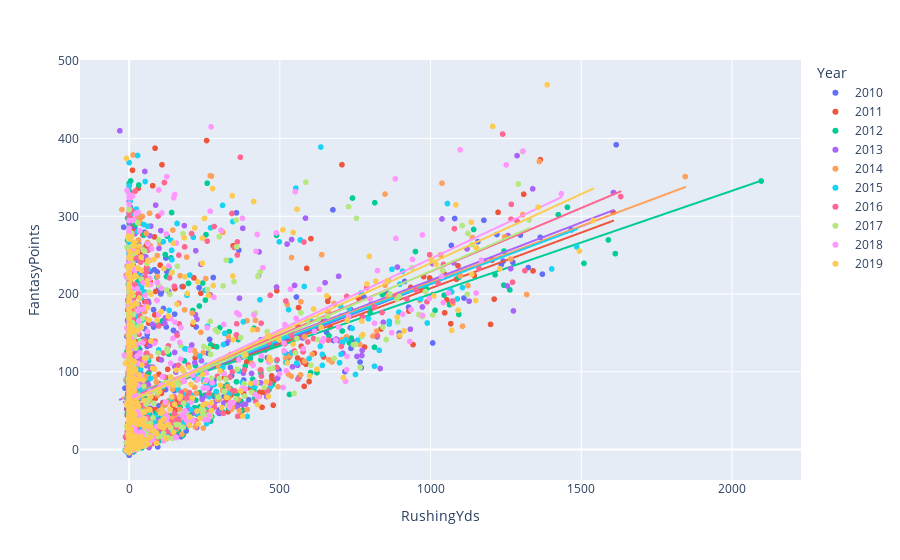

Source (notebook cell):
### Code cell
data_2010_yds = pd.read_csv(file_path_2010)
data_2010_yds['Year'] = '2010'
data_2011_yds = pd.read_csv(file_path_2011)
data_2011_yds['Year'] = '2011'
data_2012_yds = pd.read_csv(file_path_2012)
data_2012_yds['Year'] = '2012'
data_2013_yds = pd.read_csv(file_path_2013)
data_2013_yds['Year'] = '2013'
data_2014_yds = pd.read_csv(file_path_2014)
data_2014_yds['Year'] = '2014'
data_2015_yds = pd.read_csv(file_path_2015)
data_2015_yds['Year'] = '2015'
data_2016_yds = pd.read_csv(file_path_2016)
data_2016_yds['Year'] = '2016'
data_2017_yds = pd.read_csv(file_path_2017)
data_2017_yds['Year'] = '2017'
data_2018_yds = pd.read_csv(file_path_2018)
data_2018_yds['Year'] = '2018'
data_2019_yds = pd.read_csv(file_path_2019)
data_2019_yds['Year'] = '2019'
data_2010_yds = data_2010_yds[["Year","Player","Tm","Pos","RushingYds","FantasyPoints"]]
data_2011_yds = data_2011_yds[["Year","Player","Tm","Pos","RushingYds","FantasyPoints"]]
data_2012_yds = data_2012_yds[["Year","Player","Tm","Pos","RushingYds","FantasyPoints"]]
data_2013_yds = data_2013_yds[["Year","Player","Tm","Pos","RushingYds","FantasyPoints"]]
data_2014_yds = data_2014_yds[["Year","Player","Tm","Pos","RushingYds","FantasyPoints"]]
data_2015_yds = data_2015_yds[["Year","Player","Tm","Pos","RushingYds","FantasyPoints"]]
data_2016_yds = data_2016_yds[["Year","Player","Tm","Pos","RushingYds","FantasyPoints"]]
data_2017_yds = data_2017_yds[["Year","Player","Tm","Pos","RushingYds","FantasyPoints"]]
data_2018_yds = data_2018_yds[["Year","Player","Tm","Pos","RushingYds","FantasyPoints"]]
data_2019_yds = data_2019_yds[["Year","Player","Tm","Pos","RushingYds","FantasyPoints"]]
full_data_yds = pd.concat([data_2010_yds, data_2011_yds, data_2012_yds, data_2013_yds, data_2014_yds, 
                           data_2015_yds, data_2016_yds, data_2017_yds, data_2018_yds, data_2019_yds])
full_data_yds = full_data_yds[full_data_yds['FantasyPoints'] != 0]
full_data_yds = full_data_yds[full_data_yds['Tm'] != '2TM']
full_data_yds = full_data_yds[full_data_yds['Tm'] != '3TM']
full_data_yds = full_data_yds[full_data_yds['Tm'] != '4TM']

corr = np.corrcoef(full_data_yds["RushingYds"], full_data_yds["FantasyPoints"])
print(corr)

fig = px.scatter(full_data_yds, x="RushingYds", y="FantasyPoints", trendline="ols", color='Year')
fig.show()

### Figure 1 — Plotly figure (JSON) as saved in the notebook; plotly's stock layout.template omitted (floating-point values rounded to 4 significant figures; data arrays with more than 128 entries replaced by an {"elided": "..."} marker saying what was removed)
{"data": [{"hovertemplate": "Year=2010<br>RushingYds=%{x}<br>FantasyPoints=%{y}<extra></extra>", "legendgroup": "2010", "marker": {"color": "#636efa", "symbol": "circle"}, "mode": "markers", "name": "2010", "showlegend": true, "type": "scattergl", "x": {"elided": "506 int values"}, "xaxis": "x", "y": {"elided": "506 float values"}, "yaxis": "y"}, {"hovertemplate": "<b>OLS trendline</b><br>FantasyPoints = 0.148978 * RushingYds + 63.7343<br>R<sup>2</sup>=0.239910<br><br>Year=2010<br>RushingYds=%{x}<br>FantasyPoints=%{y} <b>(trend)</b><extra></extra>", "legendgroup": "2010", "marker": {"color": "#636efa", "symbol": "circle"}, "mode": "lines", "name": "2010", "showlegend": false, "type": "scattergl", "x": {"elided": "506 int values"}, "xaxis": "x", "y": {"elided": "506 float values"}, "yaxis": "y"}, {"hovertemplate": "Year=2011<br>RushingYds=%{x}<br>FantasyPoints=%{y}<extra></extra>", "legendgroup": "2011", "marker": {"color": "#EF553B", "symbol": "circle"}, "mode": "markers", "name": "2011", "showlegend": true, "type": "scattergl", "x": {"elided": "516 int values"}, "xaxis": "x", "y": {"elided": "516 float values"}, "yaxis": "y"}, {"hovertemplate": "<b>OLS trendline</b><br>FantasyPoints = 0.14325 * RushingYds + 64.2332<br>R<sup>2</sup>=0.196301<br><br>Year=2011<br>RushingYds=%{x}<br>FantasyPoints=%{y} <b>(trend)</b><extra></extra>", "legendgroup": "2011", "marker": {"color": "#EF553B", "symbol": "circle"}, "mode": "lines", "name": "2011", "showlegend": false, "type": "scattergl", "x": {"elided": "516 int values"}, "xaxis": "x", "y": {"elided": "516 float values"}, "yaxis": "y"}, {"hovertemplate": "Year=2012<br>RushingYds=%{x}<br>FantasyPoints=%{y}<extra></extra>", "legendgroup": "2012", "marker": {"color": "#00cc96", "symbol": "circle"}, "mode": "markers", "name": "2012", "showlegend": true, "type": "scattergl", "x": {"elided": "518 int values"}, "xaxis": "x", "y": {"elided": "518 float values"}, "yaxis": "y"}, {"hovertemplate": "<b>OLS trendline</b><br>FantasyPoints = 0.132991 * RushingYds + 66.8653<br>R<sup>2</sup>=0.180072<br><br>Year=2012<br>RushingYds=%{x}<br>FantasyPoints=%{y} <b>(trend)</b><extra></extra>", "legendgroup": "2012", "marker": {"color": "#00cc96", "symbol": "circle"}, "mode": "lines", "name": "2012", "showlegend": false, "type": "scattergl", "x": {"elided": "518 int values"}, "xaxis": "x", "y": {"elided": "518 float values"}, "yaxis": "y"}, {"hovertemplate": "Year=2013<br>RushingYds=%{x}<br>FantasyPoints=%{y}<extra></extra>", "legendgroup": "2013", "marker": {"color": "#ab63fa", "symbol": "circle"}, "mode": "markers", "name": "2013", "showlegend": true, "type": "scattergl", "x": {"elided": "506 int values"}, "xaxis": "x", "y": {"elided": "506 float values"}, "yaxis": "y"}, {"hovertemplate": "<b>OLS trendline</b><br>FantasyPoints = 0.148777 * RushingYds + 68.8399<br>R<sup>2</sup>=0.190069<br><br>Year=2013<br>RushingYds=%{x}<br>FantasyPoints=%{y} <b>(trend)</b><extra></extra>", "legendgroup": "2013", "marker": {"color": "#ab63fa", "symbol": "circle"}, "mode": "lines", "name": "2013", "showlegend": false, "type": "scattergl", "x": {"elided": "506 int values"}, "xaxis": "x", "y": {"elided": "506 float values"}, "yaxis": "y"}, {"hovertemplate": "Year=2014<br>RushingYds=%{x}<br>FantasyPoints=%{y}<extra></extra>", "legendgroup": "2014", "marker": {"color": "#FFA15A", "symbol": "circle"}, "mode": "markers", "name": "2014", "showlegend": true, "type": "scattergl", "x": {"elided": "503 int values"}, "xaxis": "x", "y": {"elided": "503 float values"}, "yaxis": "y"}, {"hovertemplate": "<b>OLS trendline</b><br>FantasyPoints = 0.145176 * RushingYds + 69.745<br>R<sup>2</sup>=0.176405<br><br>Year=2014<br>RushingYds=%{x}<br>FantasyPoints=%{y} <b>(trend)</b><extra></extra>", "legendgroup": "2014", "marker": {"color": "#FFA15A", "symbol": "circle"}, "mode": "lines", "name": "2014", "showlegend": false, "type": "scattergl", "x": {"elided": "503 int values"}, "xaxis": "x", "y": {"elided": "503 float values"}, "yaxis": "y"}, {"hovertemplate": "Year=2015<br>RushingYds=%{x}<br>FantasyPoints=%{y}<extra></extra>", "legendgroup": "2015", "marker": {"color": "#19d3f3", "symbol": "circle"}, "mode": "markers", "name": "2015", "showlegend": true, "type": "scattergl", "x": {"elided": "527 int values"}, "xaxis": "x", "y": {"elided": "527 float values"}, "yaxis": "y"}, {"hovertemplate": "<b>OLS trendline</b><br>FantasyPoints = 0.144745 * RushingYds + 68.4945<br>R<sup>2</sup>=0.151835<br><br>Year=2015<br>RushingYds=%{x}<br>FantasyPoints=%{y} <b>(trend)</b><extra></extra>", "legendgroup": "2015", "marker": {"color": "#19d3f3", "symbol": "circle"}, "mode": "lines", "name": "2015", "showlegend": false, "type": "scattergl", "x": {"elided": "527 int values"}, "xaxis": "x", "y": {"elided": "527 float values"}, "yaxis": "y"}, {"hovertemplate": "Year=2016<br>RushingYds=%{x}<br>FantasyPoints=%{y}<extra></extra>", "legendgroup": "2016", "marker": {"color": "#FF6692", "symbol": "circle"}, "mode": "markers", "name": "2016", "showlegend": true, "type": "scattergl", "x": {"elided": "532 int values"}, "xaxis": "x", "y": {"elided": "532 float values"}, "yaxis": "y"}, {"hovertemplate": "<b>OLS trendline</b><br>FantasyPoints = 0.16325 * RushingYds + 65.8221<br>R<sup>2</sup>=0.209762<br><br>Year=2016<br>RushingYds=%{x}<br>FantasyPoints=%{y} <b>(trend)</b><extra></extra>", "legendgroup": "2016", "marker": {"color": "#FF6692", "symbol": "circle"}, "mode": "lines", "name": "2016", "showlegend": false, "type": "scattergl", "x": {"elided": "532 int values"}, "xaxis": "x", "y": {"elided": "532 float values"}, "yaxis": "y"}, {"hovertemplate": "Year=2017<br>RushingYds=%{x}<br>FantasyPoints=%{y}<extra></extra>", "legendgroup": "2017", "marker": {"color": "#B6E880", "symbol": "circle"}, "mode": "markers", "name": "2017", "showlegend": true, "type": "scattergl", "x": {"elided": "519 int values"}, "xaxis": "x", "y": {"elided": "519 float values"}, "yaxis": "y"}, {"hovertemplate": "<b>OLS trendline</b><br>FantasyPoints = 0.168368 * RushingYds + 61.1661<br>R<sup>2</sup>=0.241717<br><br>Year=2017<br>RushingYds=%{x}<br>FantasyPoints=%{y} <b>(trend)</b><extra></extra>", "legendgroup": "2017", "marker": {"color": "#B6E880", "symbol": "circle"}, "mode": "lines", "name": "2017", "showlegend": false, "type": "scattergl", "x": {"elided": "519 int values"}, "xaxis": "x", "y": {"elided": "519 float values"}, "yaxis": "y"}, {"hovertemplate": "Year=2018<br>RushingYds=%{x}<br>FantasyPoints=%{y}<extra></extra>", "legendgroup": "2018", "marker": {"color": "#FF97FF", "symbol": "circle"}, "mode": "markers", "name": "2018", "showlegend": true, "type": "scattergl", "x": {"elided": "534 int values"}, "xaxis": "x", "y": {"elided": "534 float values"}, "yaxis": "y"}, {"hovertemplate": "<b>OLS trendline</b><br>FantasyPoints = 0.182691 * RushingYds + 62.6121<br>R<sup>2</sup>=0.239791<br><br>Year=2018<br>RushingYds=%{x}<br>FantasyPoints=%{y} <b>(trend)</b><extra></extra>", "legendgroup": "2018", "marker": {"color": "#FF97FF", "symbol": "circle"}, "mode": "lines", "name": "2018", "showlegend": false, "type": "scattergl", "x": {"elided": "534 int values"}, "xaxis": "x", "y": {"elided": "534 float values"}, "yaxis": "y"}, {"hovertemplate": "Year=2019<br>RushingYds=%{x}<br>FantasyPoints=%{y}<extra></extra>", "legendgroup": "2019", "marker": {"color": "#FECB52", "symbol": "circle"}, "mode": "markers", "name": "2019", "showlegend": true, "type": "scattergl", "x": {"elided": "536 int values"}, "xaxis": "x", "y": {"elided": "536 float values"}, "yaxis": "y"}, {"hovertemplate": "<b>OLS trendline</b><br>FantasyPoints = 0.177701 * RushingYds + 62.0488<br>R<sup>2</sup>=0.263302<br><br>Year=2019<br>RushingYds=%{x}<br>FantasyPoints=%{y} <b>(trend)</b><extra></extra>", "legendgroup": "2019", "marker": {"color": "#FECB52", "symbol": "circle"}, "mode": "lines", "name": "2019", "showlegend": false, "type": "scattergl", "x": {"elided": "536 int values"}, "xaxis": "x", "y": {"elided": "536 float values"}, "yaxis": "y"}], "layout": {"autosize": true, "legend": {"title": {"text": "Year"}, "tracegroupgap": 0}, "margin": {"t": 60}, "xaxis": {"anchor": "y", "autorange": true, "domain": [0, 1], "range": [-159.4, 2225.0], "title": {"text": "RushingYds"}, "type": "linear"}, "yaxis": {"anchor": "x", "autorange": true, "domain": [0, 1], "range": [-44.17, 506.1], "title": {"text": "FantasyPoints"}, "type": "linear"}}}
